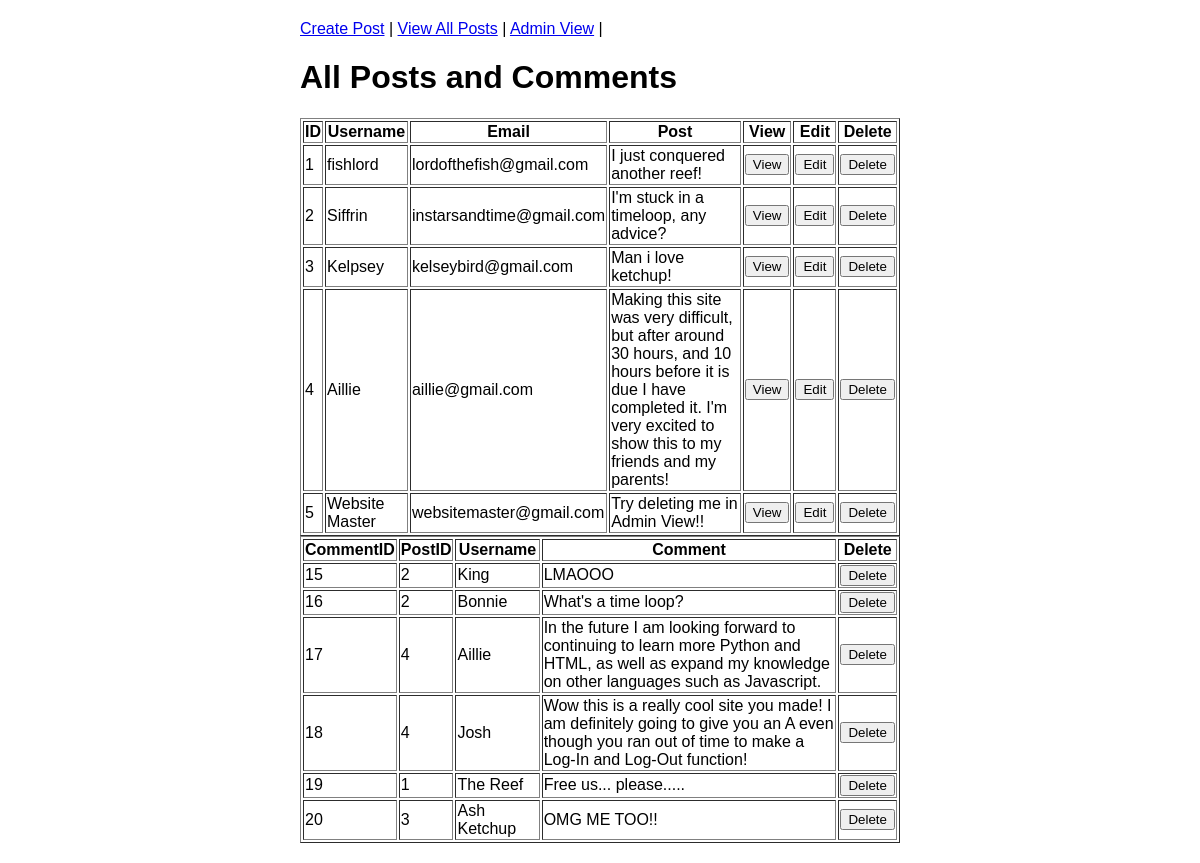
Page /admin/profiles on the committed database.
### app.py (models this page shows)
class Profile(db.Model):
    id = db.Column(db.Integer,primary_key=True)
    username = db.Column(db.String(25),nullable=False)
    email = db.Column(db.String(100),nullable=False)
    post = db.Column(db.String(200),nullable=False)
    created_at = db.Column(db.DateTime, default=datetime.now(timezone.utc))
    comments = db.relationship('Comments', backref='profile', lazy=True)

class Comments(db.Model):
    commentID = db.Column(db.Integer, primary_key=True)
    id = db.Column(db.Integer, db.ForeignKey(
        'profile.id'), nullable=False)
    username = db.Column(db.String(25), nullable=False)
    comment = db.Column(db.String(200), nullable=False)

### app.py (the view)
@app.route('/admin/profiles')
def admin_profiles():
    profiles = Profile.query.all()
    comments = Comments.query.all()
    return render_template('Admin_profiles.html', profiles=profiles, comments=comments, profile=profile)

### templates/Admin_profiles.html (shortened to what this page needs)
{% extends 'base.html' %}
{% block content %}
<h1>All Posts and Comments</h1>
<table class="table table-striped" border="1">
    <tr>
        <th>ID</th>
        <th>Username</th>
        <th>Email</th>
        <th>Post</th>
        <th>View</th>
        <th>Edit</th>
        <th>Delete</th>
    </tr>
    {% for profile in profiles %}
    <tr>
        <td>{{ profile.id }}</td>
        <td>{{ profile.username }}</td>
        <td>{{ profile.email }}</td>
        <td>{{ profile.post }}</td>
         <td>
            <div>
        <form method="POST" action="{{url_for('view_post', profileID=profile.id)}}">
          <button type="submit">View</button>
        </form>
      </div>
        </td>
        <td>
            <div>
                <a href="{{url_for('edit_post', profileID=profile.id)}}"
                ><button>Edit</button></a>
            </div>
        </td>
        <td>
            <div>
        <form method="POST" action="{{url_for('admin_profilesDeleteButton')}}">
          <button type="submit">Delete</button>
        </form>
      </div>
        </td>
    </tr>
    {% endfor %}
</table>
<table class="table table-striped" border="1">
  <tr>
    <th>CommentID</th>
    <th>PostID</th>
    <th>Username</th>
    <th>Comment</th>
    <th>Delete</th>
  </tr>
<body>
{% for comment in comments %}
  <tr>
    <td>{{ comment.commentID }}</td>
    <td>{{ comment.id }}</td>
    <td>{{ comment.username }}</td>
    <td>{{ comment.comment }}</td>
    <div>
        <form method="POST" action="{{url_for('admin_commentsDeleteButton')}}">
        <td>
            <div>
        <form method="POST" action="{{url_for('admin_commentsDeleteButton')}}">
          <button type="submit">Delete</button>
        </form>
      </div>
        </td>
        </form>
      </div>
  </tr>
  {% endfor %}
</body>
</table>
{% endblock %}

### templates/base.html (shortened to what this page needs)
<!DOCTYPE html>
<html>
<head>
<link rel="stylesheet" type="text/css" href="{{ url_for('static', filename='style.css') }}">
</head>
<body>
    <nav>
        <a href="{{ url_for('profile') }}">Create Post</a> |
        <a href="{{ url_for('view_all_posts') }}">View All Posts</a> |
        <a href="{{ url_for('admin_profiles') }}">Admin View</a> |
    </nav>
</body>
</head>
{% block content %}{% endblock %}

### static/style.css (style rules this page uses)
body { font-family: Arial, sans-serif; max-width: 600px; margin: 0 auto; padding: 20px; }

### rows in the picture
Profile: id "1", username "fishlord", email "lordofthefish@gmail.com", post "I just conquered another reef!"
Profile: id "2", username "Siffrin", email "instarsandtime@gmail.com", post "I'm stuck in a timeloop, any advice?"
Profile: id "3", username "Kelpsey", email "kelseybird@gmail.com", post "Man i love ketchup!"
Profile: id "4", username "Aillie", email "aillie@gmail.com", post "Making this site was very difficult, but after around 30 hours, and 10 hours before it is due I have completed it. I'm very excited to show this to my friends and my parents!"
Profile: id "5", username "Website Master", email "websitemaster@gmail.com", post "Try deleting me in Admin View!!"
Comments: commentID "15", id "2", username "King", comment "LMAOOO"
Comments: commentID "16", id "2", username "Bonnie", comment "What's a time loop?"
Comments: commentID "17", id "4", username "Aillie", comment "In the future I am looking forward to continuing to learn more Python and HTML, as well as expand my knowledge on other languages such as Javascript."
Comments: commentID "18", id "4", username "Josh", comment "Wow this is a really cool site you made! I am definitely going to give you an A even though you ran out of time to make a Log-In and Log-Out function!"
Comments: commentID "19", id "1", username "The Reef", comment "Free us... please....."
Comments: commentID "20", id "3", username "Ash Ketchup", comment "OMG ME TOO!!"
